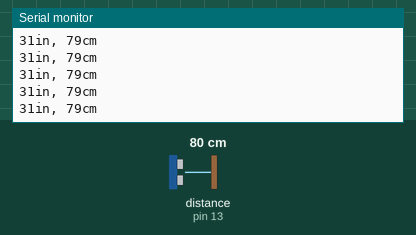
Bench run of a sketch on a simulated Arduino Uno, built with avr-gcc and run on an emulated ATmega328P. Shown: the last lines printed to the serial monitor. Wiring (inferred from the names in the program): ultrasonic range finder: trigger pin 12; echo pin 13. Inputs (shaded band) come from the test bench; at power-on: distance to the obstacle (sensor on pin 13) 80 cm. The echo pulse lasts 58.3 µs per cm.

Above: at 1.2 s.
1.3 s: distance to the obstacle (sensor on pin 13) set to 2 cm
At 1.71 s:
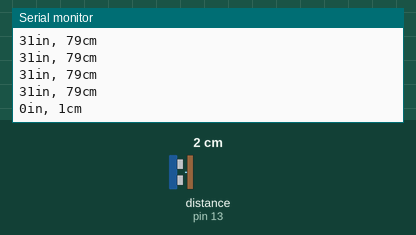
4.3 s: distance to the obstacle (sensor on pin 13) set to 4 cm
At 4.47 s:
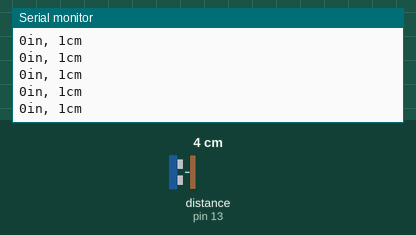
Timing chart, 0 to 7.3 s (numbered marks = the images above; inputs shaded):
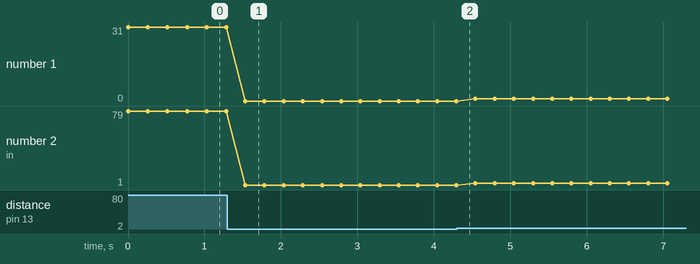

The sketch:

HC-SR04_Ultrasonic_Sensor.ino
```cpp
int digit1 = 11; //PWM Display pin 1
int digit2 = 9; //PWM Display pin 2
int digit3 = 5; //PWM Display pin 6
int digit4 = 10; //PWM Display pin 8

//Pin mapping from Arduino to the ATmega DIP28 if you need it
//http://www.arduino.cc/en/Hacking/PinMapping
int segF = A1; //Display pin 14
int segA = A0; //Display pin 16
int segB = A3; //Display pin 13
int segD = A2; //Display pin 3
int segG = A5; //Display pin 5
int segPoint = A4; //Display pin 15
int segC = 6; //Display pin 11
int segE = 7; //Display pin 15

long duration, cm, inches;

int trigPin = 12;    //Trig - blue Jumper
int echoPin = 13;    //Echo - green Jumper

void setup() {
  //Serial Port begin
  Serial.begin (9600);
  //Define inputs and outputs
  pinMode(trigPin, OUTPUT);
  pinMode(echoPin, INPUT);

}

void loop()
{
  // The sensor is triggered by a HIGH pulse of 10 or more microseconds.
  // Give a short LOW pulse beforehand to ensure a clean HIGH pulse:
  digitalWrite(trigPin, LOW);
  delayMicroseconds(5);
  digitalWrite(trigPin, HIGH);
  delayMicroseconds(10);
  digitalWrite(trigPin, LOW);

  // Read the signal from the sensor: a HIGH pulse whose
  // duration is the time (in microseconds) from the sending
  // of the ping to the reception of its echo off of an object.
  pinMode(echoPin, INPUT);
  duration = pulseIn(echoPin, HIGH);

  // convert the time into a distance
  cm = (duration/2) / 29.1;
  inches = (duration/2) / 74;

  Serial.print(inches);
  Serial.print("in, ");
  Serial.print(cm);
  Serial.print("cm");
  Serial.println();

  delay(250);
}
```

Measured:
- after the input at 1.3 s, the serial monitor: prints a new line after 0.23 s (image 1)
- plotted number 1: 31 → 0 after the input at 1.3 s
- plotted number 2: 79 → 1 after the input at 1.3 s, 1 → 3 after the input at 4.3 s
